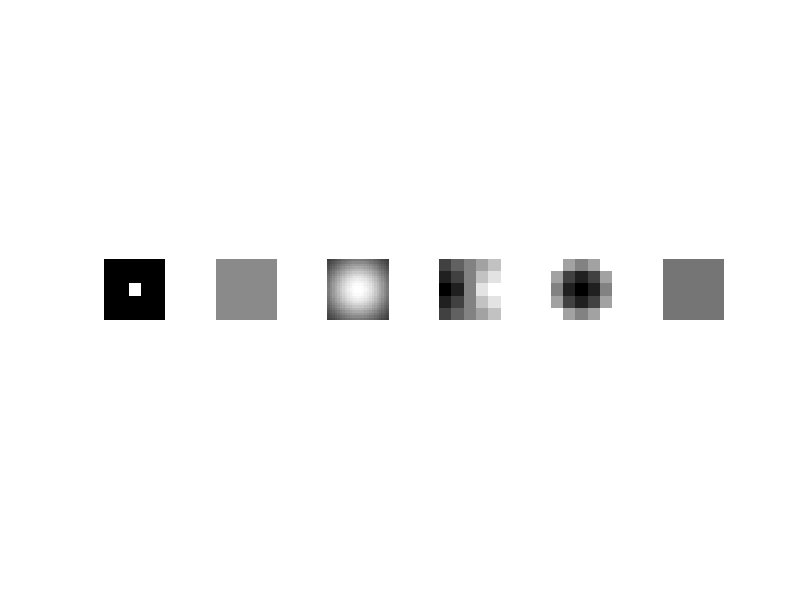

The MATLAB source for this figure:
% this script has test cases to help you test my_imfilter() which you will
% write. You should verify that you get reasonable output here before using
% your filtering to construct a hybrid image in proj1.m. The outputs are
% all saved and you can include them in your writeup. You can add calls to
% imfilter() if you want to check that my_imfilter() is doing something
% similar.
clear all
close all
tic;

%% Identify filter
%This filter should do nothing regardless of the padding method you use.
identity_filter = [0 0 0 0 0 ; 0 0 0 0 0; 0 0 1 0 0; 0 0 0 0 0; 0 0 0 0 0];


%% Small blur with a box filter
%This filter should remove some high frequencies
blur_filter = [1 1 1 1 1;1 1 1 1 1;1 1 1 1 1;1 1 1 1 1;1 1 1 1 1];

blur_filter = blur_filter / sum(sum(blur_filter))+0.5; %making the filter sum to 1


%% Large blur
%This blur would be slow to do directly, so we instead use the fact that
%Gaussian blurs are separable and blur sequentially in each direction.

% %equivalent operation:
% tic %tic and toc run a timer and then print the elapsted time
large_blur_filter = fspecial('Gaussian', [25 25], 10);
large_blur_filter=large_blur_filter/max(max(large_blur_filter));
%figure(1);
%imshow(large_blur_filter*325);
%imshow(large_blur_filter);
% large_blur_image = my_imfilter(test_image, large_blur_filter);
% toc 

%% Oriented filter (Sobel Operator)
sobel_filter = [-2 -1 0 1 2; -3 -2 0 2 3;-4 -3 0 3 4;-3 -2 0 2 3;-2 -1 0 1 2]; %should respond to horizontal gradients

sobel_filter=sobel_filter/max(max(sobel_filter));
sobel_filter=sobel_filter+1;

%% High pass filter (Discrete Laplacian)
%laplacian_filter = [0 1 0; 1 -4 1; 0 1 0];
laplacian_filter=[4 1 0 1 4 ;1 -2 -3 -2 1; 0 -3 -4 -3 0; 1 -2 -3 -2 1;4 1 0 1 4];
laplacian_filter=laplacian_filter/max(max(laplacian_filter))+1;

%0.5 added because the output image is centered around zero otherwise and mostly black

%% High pass "filter" alternative

toc

subplot(1,6,1); imshow(identity_filter);
subplot(1,6,2); imshow(blur_filter);
subplot(1,6,3); imshow(large_blur_filter);
subplot(1,6,4); imshow(sobel_filter*0.5);
subplot(1,6,5); imshow(laplacian_filter*0.5);
subplot(1,6,6); imshow(1-blur_filter);
%by James Hays